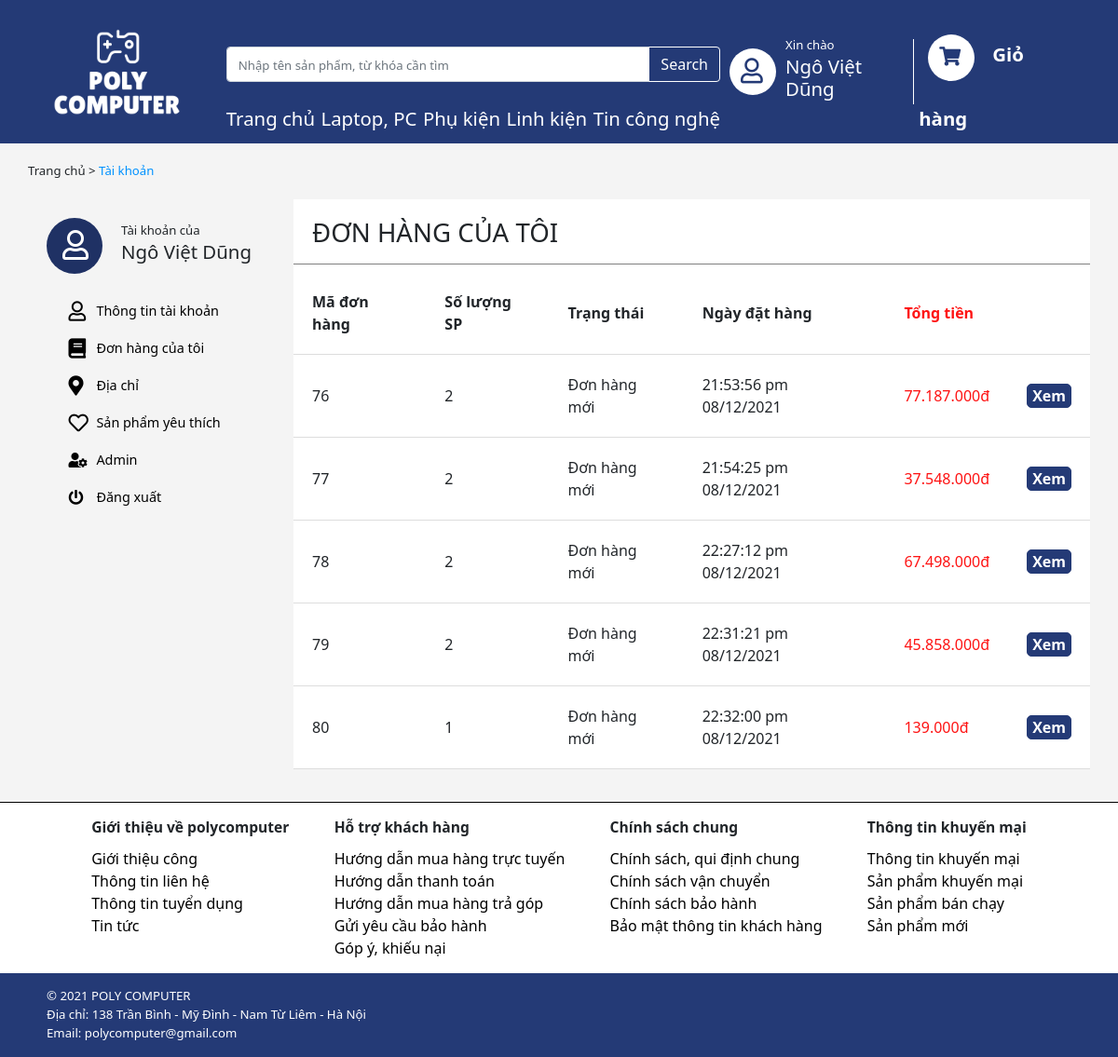
The app's page /index.php?act=dhct&id=20 (signed in) with its own data.
### tables this page shows
CREATE TABLE `hoa_don`  (
  `ma_hoa_don` int NOT NULL AUTO_INCREMENT,
  `ma_khach_hang` int NULL DEFAULT NULL,
  `ten_khach_hang` varchar(50) NOT NULL,
  `dia_chi` varchar(255) NOT NULL,
  `sdt` int NOT NULL,
  `phuong_thuc_thanh_toan` varchar(50) NOT NULL,
  `tong_tien` int NOT NULL,
  `trang_thai` varchar(20) NOT NULL DEFAULT '0' COMMENT '0. Đơn hàng mới \r\n1. Đang xử lý \r\n2. Đang giao hàng \r\n3. Đã giao hàng',
  `ngay_dat_hang` varchar(30) NOT NULL,
  PRIMARY KEY (`ma_hoa_don`) USING BTREE,
  INDEX `lk_khachhang_hoadon`(`ma_khach_hang` ASC) USING BTREE,
  CONSTRAINT `lk_khachhang_hoadon` FOREIGN KEY (`ma_khach_hang`) REFERENCES `khach_hang` (`ma_khach_hang`) ON DELETE RESTRICT ON UPDATE RESTRICT
);

### model/pdo.php (called while the page is built, shortened)
<?php
function pdo_get_connection(){
    $dburl = "mysql:host=127.0.0.1;dbname=Duan1;charset=utf8";
    $username = 'root';
    $password = '';
    $conn = new PDO($dburl, $username, $password);
    $conn->setAttribute(PDO::ATTR_ERRMODE, PDO::ERRMODE_EXCEPTION);
    return $conn;
}
function pdo_query($sql){
    $sql_args = array_slice(func_get_args(), 1);
    try{
        $conn = pdo_get_connection();
        $stmt = $conn->prepare($sql);
        $stmt->execute($sql_args);
        $rows = $stmt->fetchAll();
        return $rows;
    }
    catch(PDOException $e){
        throw $e;
    }
    finally{
        unset($conn);
    }
}

### model/donhang.php (called while the page is built, shortened)
<?php
    function get_ttdh($n){
        switch ($n) {
            case '0':
                $tt="Đơn hàng mới";
                break;
        }
        return $tt;
    }
    function load_hoadon_follow_kh ($ma_khach_hang){
        $sql="select DISTINCT hoa_don.ma_hoa_don, sum(chi_tiet_hoa_don.so_luong) as slsp, trang_thai, ngay_dat_hang, tong_tien";
        $sql.=" from hoa_don join chi_tiet_hoa_don on hoa_don.ma_hoa_don = chi_tiet_hoa_don.ma_hoa_don";
        $sql.=" where ma_khach_hang=".$ma_khach_hang;
        $sql.=" group by ma_hoa_don";
        $listdh_fl_kh=pdo_query($sql);
        return $listdh_fl_kh;
    }
?>

### view/taikhoan/donhangcuatoi.php (the view)
<main>
    <div class="text-link">
        <div class="text-link1 mb20">
            <p>Trang chủ > <span>Tài khoản</span></p>
        </div>
    </div>
    <div class="tttk">
        <div class="tttk-left">
            <div class="tttk-left_box1">
                <div class="icon-tttk">
                    <svg width="100" height="100">
                        <circle cx="50" cy="50" r="30" fill="#1F3164" />
                    </svg>
                    <i class="far fa-user fa-2x" style="color: white;"></i>
                </div>
                <div class="text-tttk">
                    <p>Tài khoản của</p>
                    <h4><?= $_SESSION['user']['ten_khach_hang'] ?></h4>
                </div>
            </div>
            <div class="tttk-left_box2">
                <div class="tttk-left_box2__row">
                    <i class="far fa-user fa-lg" style="color: black;"></i>
                    <h6><a href="index.php?act=tttk">Thông tin tài khoản</a></h6>
                </div>
                <div class="tttk-left_box2__row">
                    <i class="fas fa-book fa-lg" style="color: black;"></i>
                    <h6><a href="index.php?act=dhct&id=<?=$_SESSION['user']['ma_khach_hang']?>">Đơn hàng của tôi</a></h6>
                </div>
                <div class="tttk-left_box2__row">
                    <i class="fas fa-map-marker-alt fa-lg" style="color: black;"></i>
                    <h6><a href="#">Địa chỉ</a></h6>
                </div>
                <div class="tttk-left_box2__row">
                    <i class="far fa-heart fa-lg" style="color: black;"></i>
                    <h6><a href="#">Sản phẩm yêu thích</a></h6>
                </div>
                <?php
                    if(isset($_SESSION['user'])){
                        if($_SESSION['user']['vai_tro']==1){
                            echo '
                            <div class="tttk-left_box2__row">
                                <i class="fas fa-user-cog" style="color: black;"></i>
                                <h6><a href="admin/index.php">Admin</a></h6>
                            </div>
                            ';
                        }
                    }
                ?>
                <div class="tttk-left_box2__row">
                    <i class="fas fa-power-off" style="color: black;"></i>
                    <h6><a href="index.php?act=thoat">Đăng xuất</a></h6>
                </div>
            </div>
        </div>
        <div class="tttk-right mb20">
            <h2>Đơn hàng của tôi</h2>
            <table class="tttk-bang-don-hang">
                <thead>
                    <tr>
                        <th class="th-bang-don-hang">Mã đơn hàng</th>
                        <th class="th-bang-don-hang">Số lượng SP</th>
                        <th class="th-bang-don-hang">Trạng thái</th>
                        <th class="th-bang-don-hang">Ngày đặt hàng</th>
                        <th class="th-bang-don-hang bang-dh-tong-tien">Tổng tiền</th>
                        <th class="th-bang-don-hang"></th>
                    </tr>
                </thead>
                <tbody>
                    <?php
                    foreach ($list_dh_fl_kh as $dhct){
                        $tt=get_ttdh($dhct['trang_thai']);
                        echo '<tr>
                            <td class="td-bang-don-hang">'.$dhct['ma_hoa_don'].'</td>
                            <td class="th-bang-don-hang">'.$dhct['slsp'].'</td>
                            <td class="th-bang-don-hang">'.$tt.'</td>
                            <td class="th-bang-don-hang">'.$dhct['ngay_dat_hang'].'</td>
                            <td class="th-bang-don-hang bang-dh-tong-tien">'.number_format($dhct['tong_tien'], 0, '', '.').'đ</td>
                            <td class="th-bang-don-hang "><button class="bang-dh-xem-ct"><a href="index.php?act=ctdh&id='.$dhct['ma_hoa_don'].'">Xem</a></button></td>
                        </tr>';
                    }
                    ?>
                </tbody>
            </table>
        </div>
    </div>
</main>

### html_css_project/style.css (style rules this page uses)
* { padding: 0; margin: 0; box-sizing: border-box; font-family: 'Segoe UI', Roboto, Oxygen, Ubuntu, Cantarell, 'Open Sans', 'Helvetica Neue', sans-serif; }
a { text-decoration: none; color: black; }
p { padding: 0; margin: 0; font-size: 1.1vw; }
h2 { font-size: 2.3vw; }
h4 { font-size: 1.7vw; }
h6 { font-size: 1.2vw; }
::placeholder { font-size: 1.1vw; }
.mb20 { margin-bottom: 20px; }
main { padding: 0 30px; }
.text-link1 { margin-top: 20px; }
.text-link1 p span { color: #0091ff; }
h6 { margin-bottom: 0px; }
.tttk { display: flex ; flex-direction: row; }
.tttk-left { width: 25%; display: flex; flex-direction: column; }
.tttk-left_box1 { display: flex; flex-direction: row; align-items: center; }
.icon-tttk { position: relative; }
.icon-tttk i { position: absolute; top: 33px; left: 37px; }
.tttk-left_box2 { width: 100%; display: flex; flex-direction: column; align-items: center; }
.tttk-left_box2__row { width: 80%; height: 40px; display: flex; flex-direction: row; align-items: center; padding-left: 15px ; }
.tttk-left_box2__row i { width: 7%; margin-right: 15px; }
.tttk-left_box2__row h6 a { color: black; }
.tttk-right { width: 75%; background-color: rgb(255, 255, 255); }
.tttk-right h2 { padding-left: 20px; height: 70px; line-height: 70px; border-bottom: 1px solid grey; text-transform: uppercase; }
.tttk-bang-don-hang { width: 100%; }
.th-bang-don-hang, .td-bang-don-hang { border-bottom: 1px solid #ddd; padding: 20px; }
.bang-dh-tong-tien { color: #FE1313; }
.bang-dh-xem-ct { border: 1px solid #243A76; border-radius: 5px; background-color: #243A76; }
.bang-dh-xem-ct a { padding: 5px; font-weight: 600; color: white; }

### records on screen
hoa_don: ma_hoa_don "76", slsp "2", trang_thai "Đơn hàng mới", ngay_dat_hang "21:53:56 pm 08/12/2021", tong_tien "77.187.000"
hoa_don: ma_hoa_don "77", slsp "2", trang_thai "Đơn hàng mới", ngay_dat_hang "21:54:25 pm 08/12/2021", tong_tien "37.548.000"
hoa_don: ma_hoa_don "78", slsp "2", trang_thai "Đơn hàng mới", ngay_dat_hang "22:27:12 pm 08/12/2021", tong_tien "67.498.000"
hoa_don: ma_hoa_don "79", slsp "2", trang_thai "Đơn hàng mới", ngay_dat_hang "22:31:21 pm 08/12/2021", tong_tien "45.858.000"
hoa_don: ma_hoa_don "80", slsp "1", trang_thai "Đơn hàng mới", ngay_dat_hang "22:32:00 pm 08/12/2021", tong_tien "139.000"

### other values on screen
$_SESSION['user']['ten_khach_hang'] "Ngô Việt Dũng"
